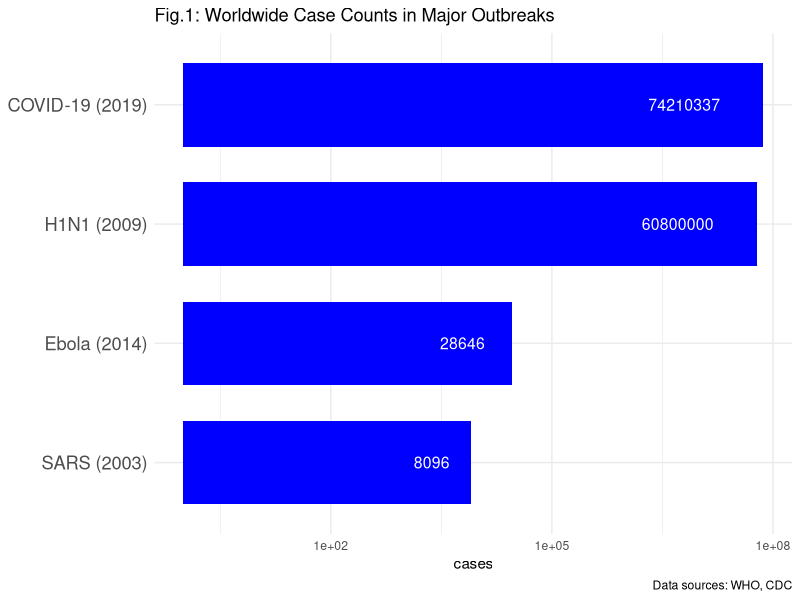
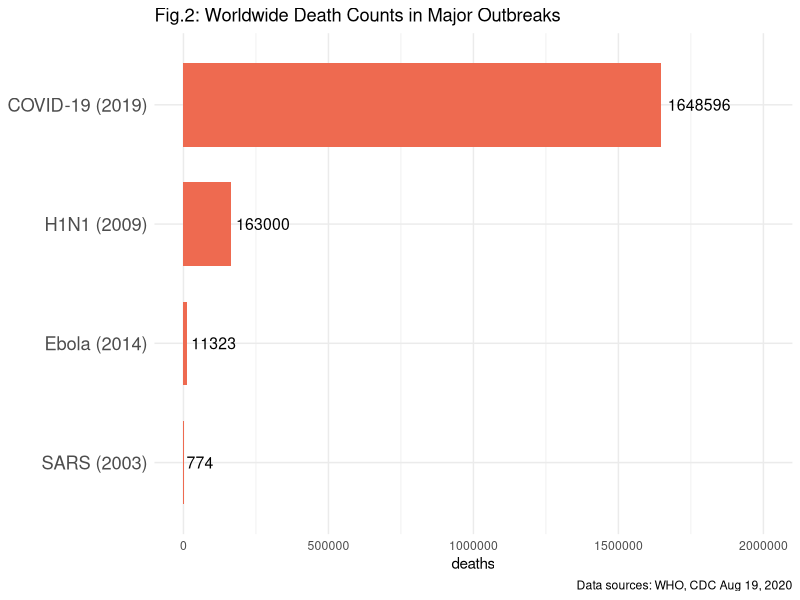
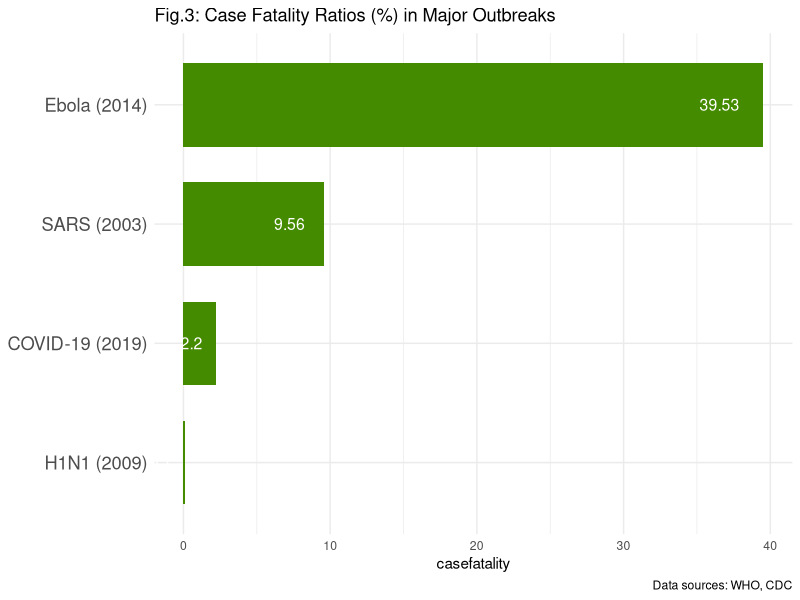

Write the R code that produced these figures, in order.
## ---- chunk 1
#knitr::opts_chunk$set("fig.path"= "/post/2020-08-18-covid-19-is-still-not-the-annual-flu.en_files/figure-html/")
## ---- chunk 2
library(ggplot2)

cases <- c(74210337,60800000,28646,8096)

outbreak <- c("COVID-19 (2019)", "H1N1 (2009)", "Ebola (2014)", "SARS (2003)")

df <- as.data.frame(cases, outbreak)
theme_set(theme_minimal())

# Plot
g <- ggplot(df, aes(x = reorder(outbreak, cases), cases))
g + geom_bar(stat="identity", width = 0.7, fill="blue") + 
   geom_text(aes(label=cases), hjust=1.6, color="white", size=4.0) +
      labs(title="Fig.1: Worldwide Case Counts in Major Outbreaks", 
           caption="Data sources: WHO, CDC") +
      theme(axis.title.y=element_blank() ) + 
      theme(axis.text.y = element_text(size=rel(1.5))) +
 scale_y_log10()  +  coord_flip()
## ---- chunk 3

deaths <- c(1648596,163000,11323,774)
outbreak <- c("COVID-19 (2019)", "H1N1 (2009)", "Ebola (2014)", "SARS (2003)")

df <- as.data.frame(deaths, outbreak)

theme_set(theme_minimal())

# Plot
g <- ggplot(df, aes(x = reorder(outbreak, deaths), deaths))
g + geom_bar(stat="identity", width = 0.7, fill="coral2") + 
   geom_text(aes(label=deaths), hjust=-0.1, color="black", size=4.0) +
      labs(title="Fig.2: Worldwide Death Counts in Major Outbreaks", 
           caption="Data sources: WHO, CDC Aug 19, 2020") +
      theme(axis.title.y=element_blank()) + 
  theme(axis.text.y = element_text(size=rel(1.5))) + ylim(0, 2000000) +
  coord_flip()

## ---- chunk 4
casefatality <- c(2.2,0.1,39.53,9.56)

outbreak <- c("COVID-19 (2019)", "H1N1 (2009)", "Ebola (2014)", "SARS (2003)")

df <- as.data.frame(casefatality, outbreak)

theme_set(theme_minimal())

# Plot
g <- ggplot(df, aes(x = reorder(outbreak, casefatality), casefatality))
g + geom_bar(stat="identity", width = 0.7, fill="chartreuse4") + 
   geom_text(aes(label=casefatality), hjust=1.6, color="white", size=4.0) +
      labs(title="Fig.3: Case Fatality Ratios (%) in Major Outbreaks", 
           caption="Data sources: WHO, CDC") +
      theme(axis.title.y=element_blank() ) + 
      theme(axis.text.y = element_text(size=rel(1.5))) +
      coord_flip()
      
